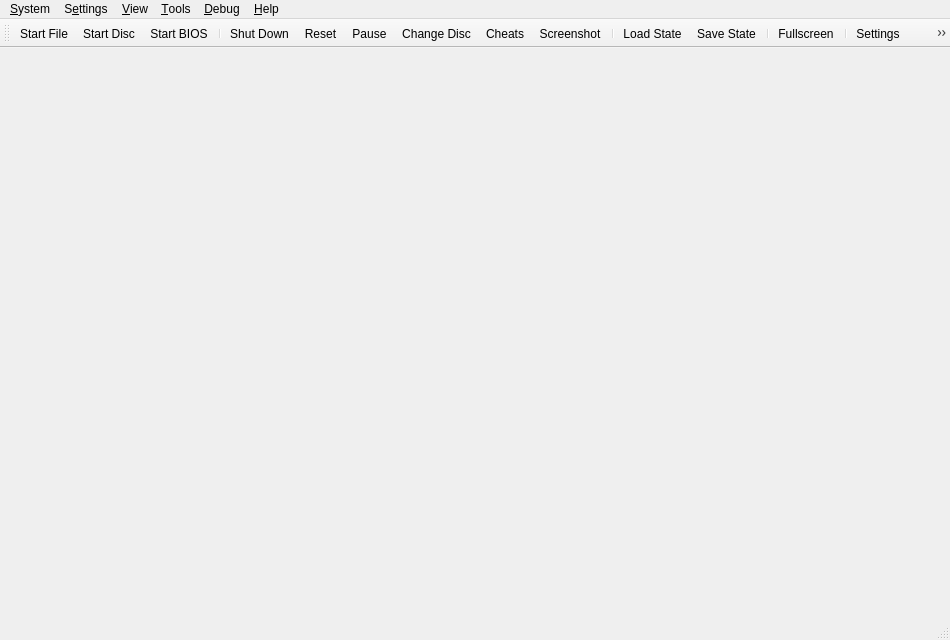
<?xml version="1.0" encoding="UTF-8"?>
<ui version="4.0">
 <class>MainWindow</class>
 <widget class="QMainWindow" name="MainWindow">
  <property name="geometry">
   <rect>
    <x>0</x>
    <y>0</y>
    <width>950</width>
    <height>640</height>
   </rect>
  </property>
  <property name="acceptDrops">
   <bool>true</bool>
  </property>
  <property name="windowTitle">
   <string>AetherSX2</string>
  </property>
  <property name="windowIcon">
   <iconset resource="resources/resources.qrc">
    <normaloff>:/icons/AppIcon.png</normaloff>:/icons/AppIcon.png</iconset>
  </property>
  <widget class="QStackedWidget" name="mainContainer">
   <property name="currentIndex">
    <number>0</number>
   </property>
   <widget class="QWidget" name="page"/>
   <widget class="QWidget" name="page_2"/>
  </widget>
  <widget class="QMenuBar" name="menuBar">
   <property name="geometry">
    <rect>
     <x>0</x>
     <y>0</y>
     <width>950</width>
     <height>22</height>
    </rect>
   </property>
   <widget class="QMenu" name="menuSystem">
    <property name="title">
     <string>&amp;System</string>
    </property>
    <widget class="QMenu" name="menuChangeDisc">
     <property name="title">
      <string>Change Disc</string>
     </property>
     <property name="icon">
      <iconset theme="dvd-line">
       <normaloff>.</normaloff>.</iconset>
     </property>
     <actiongroup name="actionGroupChangeDiscSubImages"/>
     <addaction name="actionChangeDiscFromFile"/>
     <addaction name="actionChangeDiscFromDevice"/>
     <addaction name="actionChangeDiscFromGameList"/>
     <addaction name="actionRemoveDisc"/>
     <addaction name="separator"/>
    </widget>
    <widget class="QMenu" name="menuCheats">
     <property name="title">
      <string>Cheats</string>
     </property>
     <property name="icon">
      <iconset theme="flask-line">
       <normaloff>.</normaloff>.</iconset>
     </property>
    </widget>
    <widget class="QMenu" name="menuLoadState">
     <property name="title">
      <string>Load State</string>
     </property>
     <property name="icon">
      <iconset theme="folder-open-line">
       <normaloff>.</normaloff>.</iconset>
     </property>
    </widget>
    <widget class="QMenu" name="menuSaveState">
     <property name="title">
      <string>Save State</string>
     </property>
     <property name="icon">
      <iconset theme="save-3-line">
       <normaloff>.</normaloff>.</iconset>
     </property>
    </widget>
    <addaction name="actionStartFile"/>
    <addaction name="actionStartDisc"/>
    <addaction name="actionStartBios"/>
    <addaction name="separator"/>
    <addaction name="actionPowerOff"/>
    <addaction name="actionReset"/>
    <addaction name="actionPause"/>
    <addaction name="menuChangeDisc"/>
    <addaction name="separator"/>
    <addaction name="menuCheats"/>
    <addaction name="actionScreenshot"/>
    <addaction name="separator"/>
    <addaction name="menuLoadState"/>
    <addaction name="menuSaveState"/>
    <addaction name="separator"/>
    <addaction name="actionExit"/>
   </widget>
   <widget class="QMenu" name="menuSettings">
    <property name="title">
     <string>S&amp;ettings</string>
    </property>
    <addaction name="actionInterfaceSettings"/>
    <addaction name="actionGameListSettings"/>
    <addaction name="actionBIOSSettings"/>
    <addaction name="actionEmulationSettings"/>
    <addaction name="actionSystemSettings"/>
    <addaction name="actionGraphicsSettings"/>
    <addaction name="actionAudioSettings"/>
    <addaction name="actionMemoryCardSettings"/>
    <addaction name="actionControllerSettings"/>
    <addaction name="actionHotkeySettings"/>
    <addaction name="separator"/>
    <addaction name="actionAddGameDirectory"/>
    <addaction name="actionScanForNewGames"/>
    <addaction name="actionRescanAllGames"/>
   </widget>
   <widget class="QMenu" name="menuHelp">
    <property name="title">
     <string>&amp;Help</string>
    </property>
    <addaction name="actionDiscordServer"/>
    <addaction name="actionPatreon"/>
    <addaction name="separator"/>
    <addaction name="actionCheckForUpdates"/>
    <addaction name="separator"/>
    <addaction name="actionAboutQt"/>
    <addaction name="actionAbout"/>
   </widget>
   <widget class="QMenu" name="menuDebug">
    <property name="title">
     <string>&amp;Debug</string>
    </property>
    <widget class="QMenu" name="menuDebugSwitchRenderer">
     <property name="title">
      <string>Switch Renderer</string>
     </property>
    </widget>
    <addaction name="separator"/>
    <addaction name="actionToggleSoftwareRendering"/>
    <addaction name="menuDebugSwitchRenderer"/>
    <addaction name="separator"/>
    <addaction name="actionReloadPatches"/>
    <addaction name="separator"/>
    <addaction name="actionEnableSystemConsole"/>
    <addaction name="actionEnableVerboseLogging"/>
    <addaction name="actionEnableEEConsoleLogging"/>
    <addaction name="actionEnableIOPConsoleLogging"/>
   </widget>
   <widget class="QMenu" name="menu_View">
    <property name="title">
     <string>&amp;View</string>
    </property>
    <widget class="QMenu" name="menuWindowSize">
     <property name="title">
      <string>&amp;Window Size</string>
     </property>
     <property name="icon">
      <iconset theme="window-2-line">
       <normaloff>.</normaloff>.</iconset>
     </property>
    </widget>
    <addaction name="actionViewToolbar"/>
    <addaction name="actionViewLockToolbar"/>
    <addaction name="actionViewStatusBar"/>
    <addaction name="actionViewStatusBarVerbose"/>
    <addaction name="separator"/>
    <addaction name="actionViewGameList"/>
    <addaction name="actionViewGameGrid"/>
    <addaction name="actionViewSystemDisplay"/>
    <addaction name="actionViewGameProperties"/>
    <addaction name="separator"/>
    <addaction name="actionFullscreen"/>
    <addaction name="menuWindowSize"/>
    <addaction name="separator"/>
    <addaction name="actionGridViewShowTitles"/>
    <addaction name="actionGridViewZoomIn"/>
    <addaction name="actionGridViewZoomOut"/>
    <addaction name="actionGridViewRefreshCovers"/>
   </widget>
   <widget class="QMenu" name="menu_Tools">
    <property name="title">
     <string>&amp;Tools</string>
    </property>
    <addaction name="actionOpenDataDirectory"/>
   </widget>
   <addaction name="menuSystem"/>
   <addaction name="menuSettings"/>
   <addaction name="menu_View"/>
   <addaction name="menu_Tools"/>
   <addaction name="menuDebug"/>
   <addaction name="menuHelp"/>
  </widget>
  <widget class="QToolBar" name="toolBar">
   <property name="visible">
    <bool>true</bool>
   </property>
   <property name="windowTitle">
    <string>Toolbar</string>
   </property>
   <property name="iconSize">
    <size>
     <width>32</width>
     <height>32</height>
    </size>
   </property>
   <property name="toolButtonStyle">
    <enum>Qt::ToolButtonTextUnderIcon</enum>
   </property>
   <attribute name="toolBarArea">
    <enum>TopToolBarArea</enum>
   </attribute>
   <attribute name="toolBarBreak">
    <bool>false</bool>
   </attribute>
   <addaction name="actionStartFile"/>
   <addaction name="actionStartDisc"/>
   <addaction name="actionStartBios"/>
   <addaction name="separator"/>
   <addaction name="actionPowerOff"/>
   <addaction name="actionReset"/>
   <addaction name="actionPause"/>
   <addaction name="actionChangeDisc"/>
   <addaction name="actionCheats"/>
   <addaction name="actionScreenshot"/>
   <addaction name="separator"/>
   <addaction name="actionLoadState"/>
   <addaction name="actionSaveState"/>
   <addaction name="separator"/>
   <addaction name="actionFullscreen"/>
   <addaction name="separator"/>
   <addaction name="actionSettings"/>
   <addaction name="actionControllerSettings"/>
  </widget>
  <widget class="QStatusBar" name="statusBar"/>
  <action name="actionStartFile">
   <property name="icon">
    <iconset theme="file-line">
     <normaloff>.</normaloff>.</iconset>
   </property>
   <property name="text">
    <string>Start &amp;File...</string>
   </property>
  </action>
  <action name="actionStartDisc">
   <property name="icon">
    <iconset theme="disc-line">
     <normaloff>.</normaloff>.</iconset>
   </property>
   <property name="text">
    <string>Start &amp;Disc...</string>
   </property>
  </action>
  <action name="actionStartBios">
   <property name="icon">
    <iconset theme="hard-drive-2-line">
     <normaloff>.</normaloff>.</iconset>
   </property>
   <property name="text">
    <string>Start &amp;BIOS</string>
   </property>
  </action>
  <action name="actionScanForNewGames">
   <property name="icon">
    <iconset theme="file-search-line">
     <normaloff>.</normaloff>.</iconset>
   </property>
   <property name="text">
    <string>&amp;Scan For New Games</string>
   </property>
  </action>
  <action name="actionRescanAllGames">
   <property name="icon">
    <iconset theme="refresh-line">
     <normaloff>.</normaloff>.</iconset>
   </property>
   <property name="text">
    <string>&amp;Rescan All Games</string>
   </property>
  </action>
  <action name="actionPowerOff">
   <property name="icon">
    <iconset theme="shut-down-line">
     <normaloff>.</normaloff>.</iconset>
   </property>
   <property name="text">
    <string>Shut &amp;Down</string>
   </property>
  </action>
  <action name="actionReset">
   <property name="icon">
    <iconset theme="restart-line">
     <normaloff>.</normaloff>.</iconset>
   </property>
   <property name="text">
    <string>&amp;Reset</string>
   </property>
  </action>
  <action name="actionPause">
   <property name="checkable">
    <bool>true</bool>
   </property>
   <property name="icon">
    <iconset theme="pause-line">
     <normaloff>.</normaloff>.</iconset>
   </property>
   <property name="text">
    <string>&amp;Pause</string>
   </property>
  </action>
  <action name="actionLoadState">
   <property name="icon">
    <iconset theme="folder-open-line">
     <normaloff>.</normaloff>.</iconset>
   </property>
   <property name="text">
    <string>&amp;Load State</string>
   </property>
  </action>
  <action name="actionSaveState">
   <property name="icon">
    <iconset theme="save-3-line">
     <normaloff>.</normaloff>.</iconset>
   </property>
   <property name="text">
    <string>&amp;Save State</string>
   </property>
  </action>
  <action name="actionExit">
   <property name="icon">
    <iconset theme="door-open-line">
     <normaloff>.</normaloff>.</iconset>
   </property>
   <property name="text">
    <string>E&amp;xit</string>
   </property>
  </action>
  <action name="actionBIOSSettings">
   <property name="icon">
    <iconset theme="hard-drive-2-line">
     <normaloff>.</normaloff>.</iconset>
   </property>
   <property name="text">
    <string>&amp;BIOS</string>
   </property>
  </action>
  <action name="actionSystemSettings">
   <property name="icon">
    <iconset theme="artboard-2-line">
     <normaloff>.</normaloff>.</iconset>
   </property>
   <property name="text">
    <string>System</string>
   </property>
  </action>
  <action name="actionEmulationSettings">
   <property name="icon">
    <iconset theme="dashboard-line">
     <normaloff>.</normaloff>.</iconset>
   </property>
   <property name="text">
    <string>Emulation</string>
   </property>
  </action>
  <action name="actionControllerSettings">
   <property name="icon">
    <iconset theme="gamepad-line">
     <normaloff>.</normaloff>.</iconset>
   </property>
   <property name="text">
    <string>&amp;Controllers</string>
   </property>
  </action>
  <action name="actionHotkeySettings">
   <property name="icon">
    <iconset theme="keyboard-line">
     <normaloff>.</normaloff>.</iconset>
   </property>
   <property name="text">
    <string>&amp;Hotkeys</string>
   </property>
  </action>
  <action name="actionGraphicsSettings">
   <property name="icon">
    <iconset theme="brush-line">
     <normaloff>.</normaloff>.</iconset>
   </property>
   <property name="text">
    <string>&amp;Graphics</string>
   </property>
  </action>
  <action name="actionPostProcessingSettings">
   <property name="text">
    <string>&amp;Post-Processing Settings...</string>
   </property>
  </action>
  <action name="actionFullscreen">
   <property name="icon">
    <iconset theme="fullscreen-line">
     <normaloff>.</normaloff>.</iconset>
   </property>
   <property name="text">
    <string>Fullscreen</string>
   </property>
  </action>
  <action name="actionResolution_Scale">
   <property name="text">
    <string>Resolution Scale</string>
   </property>
  </action>
  <action name="actionDiscordServer">
   <property name="text">
    <string>&amp;Discord Server...</string>
   </property>
  </action>
  <action name="actionPatreon">
   <property name="text">
    <string>&amp;News and Updates (Patreon)...</string>
   </property>
  </action>  
  <action name="actionCheckForUpdates">
   <property name="icon">
    <iconset theme="download-2-line">
     <normaloff>.</normaloff>.</iconset>
   </property>
   <property name="text">
    <string>Check for &amp;Updates...</string>
   </property>
  </action>
  <action name="actionAboutQt">
   <property name="icon">
    <iconset resource="resources/resources.qrc">
     <normaloff>:/icons/QT.png</normaloff>:/icons/QT.png</iconset>
   </property>
   <property name="text">
    <string>About &amp;Qt...</string>
   </property>
  </action>
  <action name="actionAbout">
   <property name="text">
    <string>&amp;About AetherSX2...</string>
   </property>
  </action>
  <action name="actionChangeDisc">
   <property name="icon">
    <iconset theme="dvd-line">
     <normaloff>.</normaloff>.</iconset>
   </property>
   <property name="text">
    <string>Change Disc...</string>
   </property>
  </action>
  <action name="actionCheats">
   <property name="icon">
    <iconset theme="flask-line">
     <normaloff>.</normaloff>.</iconset>
   </property>
   <property name="text">
    <string>Cheats...</string>
   </property>
  </action>
  <action name="actionAudioSettings">
   <property name="icon">
    <iconset theme="volume-up-line">
     <normaloff>.</normaloff>.</iconset>
   </property>
   <property name="text">
    <string>&amp;Audio</string>
   </property>
  </action>
  <action name="actionGameListSettings">
   <property name="icon">
    <iconset theme="folder-settings-line">
     <normaloff>.</normaloff>.</iconset>
   </property>
   <property name="text">
    <string>Game List</string>
   </property>
  </action>
  <action name="actionInterfaceSettings">
   <property name="icon">
    <iconset theme="settings-3-line">
     <normaloff>.</normaloff>.</iconset>
   </property>
   <property name="text">
    <string>Interface</string>
   </property>
  </action>
  <action name="actionAddGameDirectory">
   <property name="icon">
    <iconset theme="folder-add-line">
     <normaloff>.</normaloff>.</iconset>
   </property>
   <property name="text">
    <string>Add Game Directory...</string>
   </property>
  </action>
  <action name="actionSettings">
   <property name="icon">
    <iconset theme="settings-3-line">
     <normaloff>.</normaloff>.</iconset>
   </property>
   <property name="text">
    <string>&amp;Settings...</string>
   </property>
  </action>
  <action name="actionChangeDiscFromFile">
   <property name="text">
    <string>From File...</string>
   </property>
  </action>
  <action name="actionChangeDiscFromDevice">
   <property name="text">
    <string>From Device...</string>
   </property>
  </action>
  <action name="actionChangeDiscFromGameList">
   <property name="text">
    <string>From Game List...</string>
   </property>
  </action>
  <action name="actionRemoveDisc">
   <property name="text">
    <string>Remove Disc</string>
   </property>
  </action>
  <action name="actionGlobal_State">
   <property name="text">
    <string>Global State</string>
   </property>
  </action>
  <action name="actionScreenshot">
   <property name="icon">
    <iconset theme="screenshot-2-line">
     <normaloff>.</normaloff>.</iconset>
   </property>
   <property name="text">
    <string>&amp;Screenshot</string>
   </property>
  </action>
  <action name="actionMemoryCardSettings">
   <property name="icon">
    <iconset theme="sd-card-line">
     <normaloff>.</normaloff>.</iconset>
   </property>
   <property name="text">
    <string>&amp;Memory Cards</string>
   </property>
  </action>
  <action name="actionViewToolbar">
   <property name="checkable">
    <bool>true</bool>
   </property>
   <property name="checked">
    <bool>true</bool>
   </property>
   <property name="text">
    <string>&amp;Toolbar</string>
   </property>
  </action>
  <action name="actionViewLockToolbar">
   <property name="checkable">
    <bool>true</bool>
   </property>
   <property name="checked">
    <bool>false</bool>
   </property>
   <property name="text">
    <string>Lock Toolbar</string>
   </property>
  </action>
  <action name="actionViewStatusBar">
   <property name="checkable">
    <bool>true</bool>
   </property>
   <property name="checked">
    <bool>true</bool>
   </property>
   <property name="text">
    <string>&amp;Status Bar</string>
   </property>
  </action>
  <action name="actionViewStatusBarVerbose">
   <property name="checkable">
    <bool>true</bool>
   </property>
   <property name="checked">
    <bool>true</bool>
   </property>
   <property name="text">
    <string>Verbose Status</string>
   </property>
  </action>
  <action name="actionViewGameList">
   <property name="icon">
    <iconset theme="list-check">
     <normaloff>.</normaloff>.</iconset>
   </property>
   <property name="text">
    <string>Game &amp;List</string>
   </property>
  </action>
  <action name="actionViewSystemDisplay">
   <property name="enabled">
    <bool>false</bool>
   </property>
   <property name="icon">
    <iconset theme="tv-2-line">
     <normaloff>.</normaloff>.</iconset>
   </property>
   <property name="text">
    <string>System &amp;Display</string>
   </property>
  </action>
  <action name="actionViewGameProperties">
   <property name="enabled">
    <bool>false</bool>
   </property>
   <property name="icon">
    <iconset theme="file-settings-line">
     <normaloff>.</normaloff>.</iconset>
   </property>
   <property name="text">
    <string>Game &amp;Properties</string>
   </property>
  </action>
  <action name="actionViewGameGrid">
   <property name="icon">
    <iconset theme="function-line">
     <normaloff>.</normaloff>.</iconset>
   </property>
   <property name="text">
    <string>Game &amp;Grid</string>
   </property>
  </action>
  <action name="actionGridViewShowTitles">
   <property name="checkable">
    <bool>true</bool>
   </property>
   <property name="checked">
    <bool>true</bool>
   </property>
   <property name="text">
    <string>Show Titles (Grid View)</string>
   </property>
  </action>
  <action name="actionGridViewZoomIn">
   <property name="text">
    <string>Zoom &amp;In (Grid View)</string>
   </property>
   <property name="shortcut">
    <string>Ctrl++</string>
   </property>
  </action>
  <action name="actionGridViewZoomOut">
   <property name="text">
    <string>Zoom &amp;Out (Grid View)</string>
   </property>
   <property name="shortcut">
    <string>Ctrl+-</string>
   </property>
  </action>
  <action name="actionGridViewRefreshCovers">
   <property name="text">
    <string>Refresh &amp;Covers (Grid View)</string>
   </property>
  </action>
  <action name="actionOpen_Memory_Card_Directory">
   <property name="text">
    <string>Open Memory Card Directory...</string>
   </property>
  </action>
  <action name="actionOpenDataDirectory">
   <property name="text">
    <string>Open Data Directory...</string>
   </property>
  </action>
  <action name="actionToggleSoftwareRendering">
   <property name="text">
    <string>Toggle Software Rendering</string>
   </property>
  </action>
  <action name="actionReloadPatches">
   <property name="text">
    <string>Reload Cheats/Patches</string>
   </property>
  </action>
  <action name="actionEnableSystemConsole">
   <property name="checkable">
    <bool>true</bool>
   </property>
   <property name="text">
    <string>Enable System Console</string>
   </property>
  </action>
  <action name="actionEnableVerboseLogging">
   <property name="checkable">
    <bool>true</bool>
   </property>
   <property name="text">
    <string>Enable Verbose Logging</string>
   </property>
  </action>
  <action name="actionEnableEEConsoleLogging">
   <property name="checkable">
    <bool>true</bool>
   </property>
   <property name="text">
    <string>Enable EE Console Logging</string>
   </property>
  </action>
  <action name="actionEnableIOPConsoleLogging">
   <property name="checkable">
    <bool>true</bool>
   </property>
   <property name="text">
    <string>Enable IOP Console Logging</string>
   </property>
  </action>
 </widget>
 <resources>
  <include location="resources/resources.qrc"/>
 </resources>
 <connections/>
</ui>
